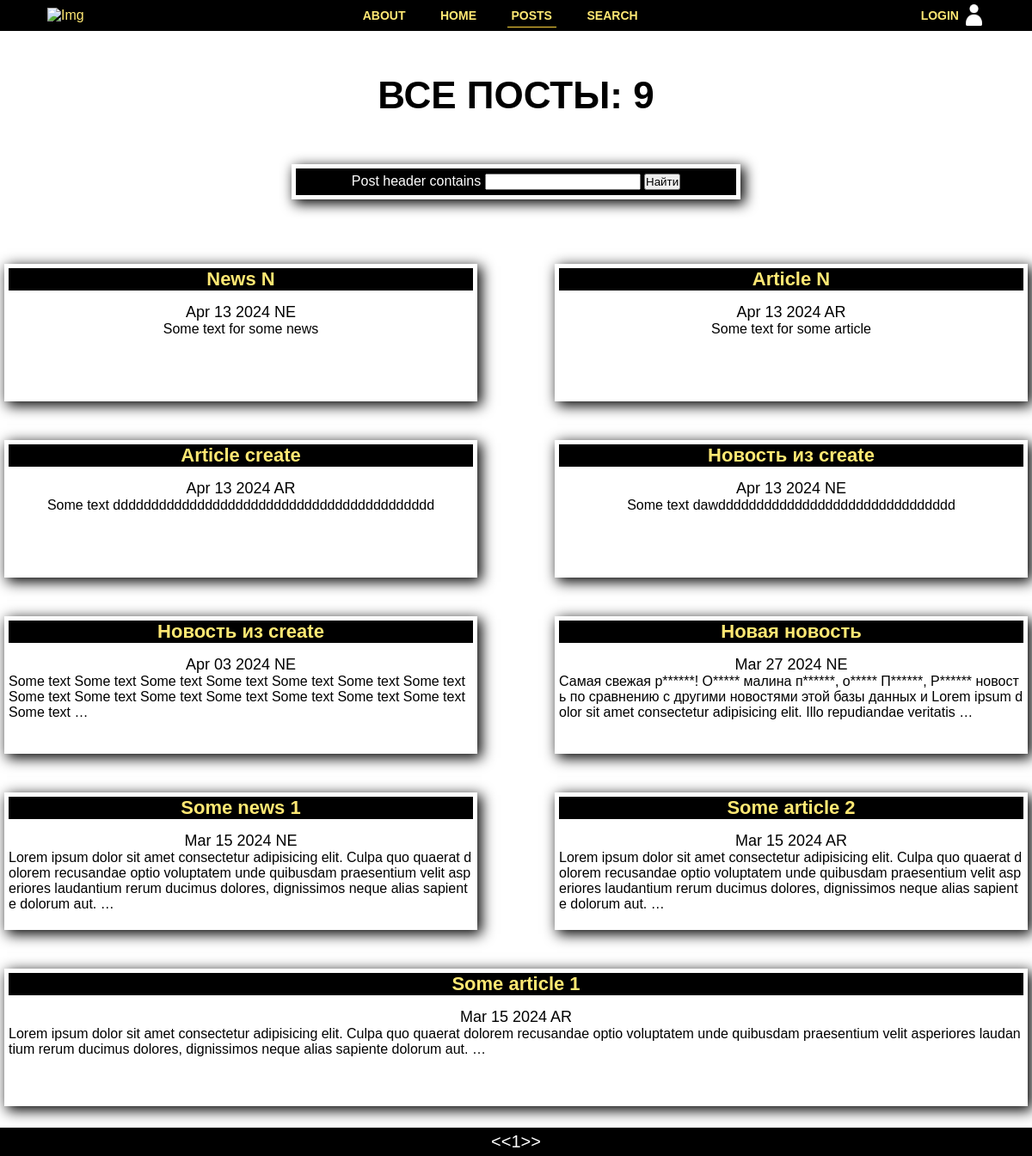
The app's page /posts/, older data.
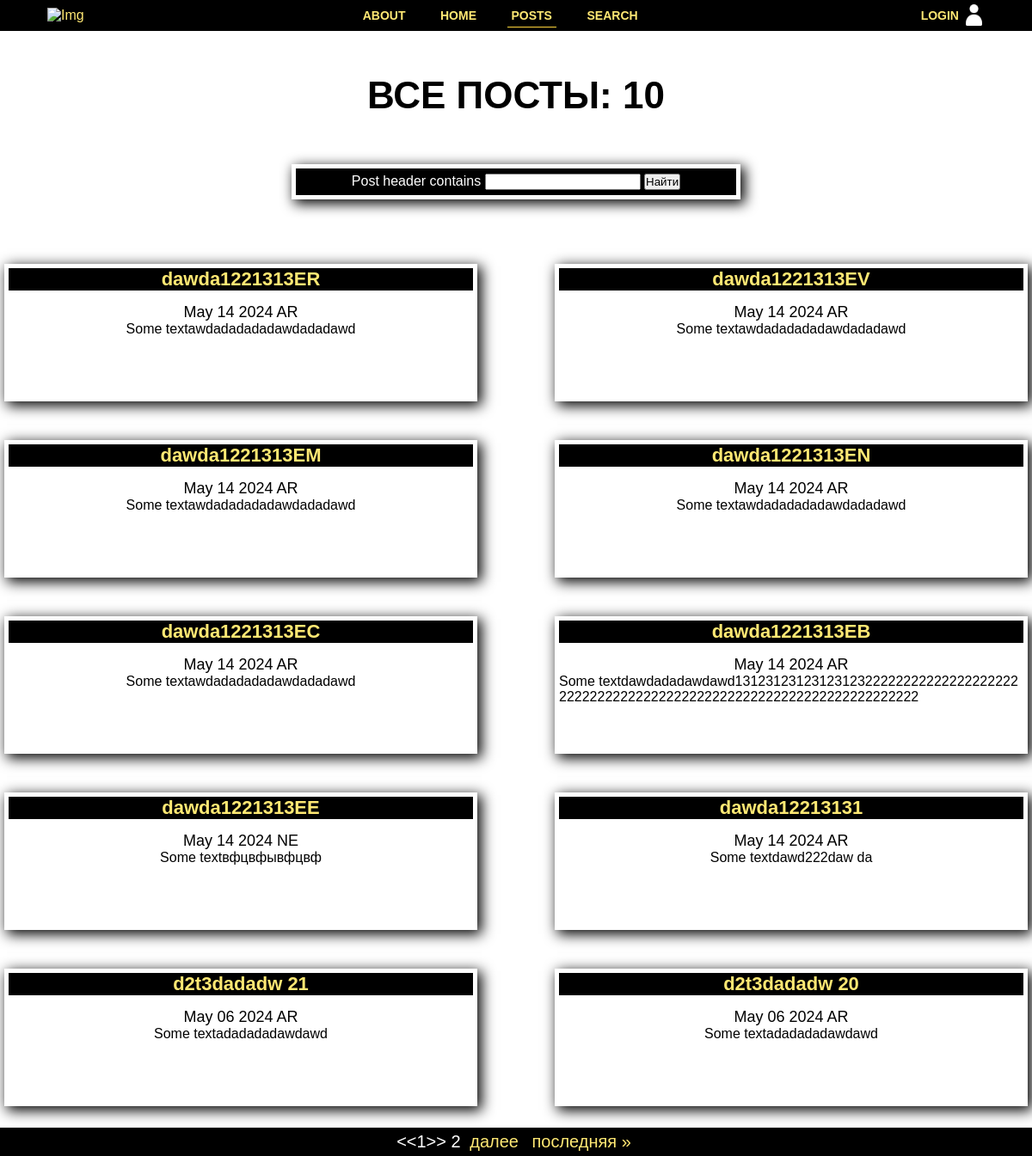
The same page, newer data.
### news/models.py (models this page shows, shortened)
class Post(models.Model):
    class PostType(models.TextChoices):
        news = 'NE', _('Новость')
        article = 'AR', _('Статья')
    author = models.ForeignKey(Author, on_delete=models.CASCADE)
    choise = models.CharField(
        max_length=2,
        choices=PostType,
        default=PostType.news
    )
    creation_date = models.DateTimeField(auto_now_add=True)
    post_header = models.CharField(max_length=64)
    post_text = models.TextField(default='Some text', max_length=512)
    rating = models.IntegerField(default=0)
    category = models.ManyToManyField(Category, through='PostCategory')

### news/views.py (the view)
# urls.py: path('', PostsList.as_view(), name='posts'),
class PostsList(ListView):
    model = Post
    ordering = '-creation_date'
    template_name = 'posts.html'
    context_object_name = 'posts'
    paginate_by = 10
    def get_queryset(self):
        queryset = super().get_queryset()
        self.filterset = PostSearchFilter(self.request.GET, queryset)
        return self.filterset.qs
    def get_context_data(self, **kwargs):
        context = super().get_context_data(**kwargs)
        context['filterset'] = self.filterset
        return context

### news/templatetags/custom_filters.py (called while the page is built)
@register.filter()
def censor(value: str):
    try:
        if type(value) is str:
            for word in BAD_WORDS:
                if word in value:
                    value = value.replace(word, f"{word[0]}"+"*"*(len(word)-1))
                if word.capitalize() in value:
                    value = value.replace(word.capitalize(), f"{word.capitalize()[0]}"+"*"*(len(word)-1))
        else:
            raise ValueError
    except ValueError:
        print('error while filtering')
    finally:
        return value

### news/templatetags/custom_tags.py (called while the page is built)
@register.simple_tag(takes_context=True)
def url_replace(context, **kwargs):
   d = context['request'].GET.copy()
   for k, v in kwargs.items():
       d[k] = v
   return d.urlencode()

### templates/posts.html (shortened to what this page needs)
{% extends 'flatpages/default.html' %}
{% load custom_filters %}
{% load custom_tags %}
{% block title %}
    <h1>Все посты: {{posts.count}}</h1>
{% endblock title %}
{% block content %}
    <div class="news-form">
        <form class="news-search" action="" method="get" >
            {{ filterset.form.post_header.label}}
            {{ filterset.form.post_header}}
            <input type="submit" value="Найти" />
        </form>
    </div>
    {% if posts %}
    <div class="posts-container">
        {% for post in posts %}
            <div {% if forloop.last and not posts.count|divisibleby:2 %} class="posts long"{% else %} class="posts" {% endif %}>
             <h1 class="posts-header"><a href={{post.id}}>{{ post.post_header}}</a></h1>
                <span style="font-size: 18px;">{{ post.creation_date|date:'M d Y'}} {{post.choise}}</span>
                <p style="word-break: break-all;">{{ post.post_text|truncatewords:30|censor }}</p>
            </div>
        {% endfor %}
    </div>
    {% endif %}
{% endblock content %}

Row changes from the older to the newer data that the page shows:
no longer on this page (row unchanged): Post: post_header "News N", creation_date "Apr 13 2024", choise "NE", post_text|censor "Some text for some news"
no longer on this page (row unchanged): Post: post_header "Article N", creation_date "Apr 13 2024", choise "AR", post_text|censor "Some text for some article"
no longer on this page (row unchanged): Post: post_header "Article create", creation_date "Apr 13 2024", choise "AR", post_text|censor "Some text dddddddddddddddddddddddddddddddddddddddddd"
no longer on this page (row unchanged): Post: post_header "Новость из create", creation_date "Apr 13 2024", choise "NE", post_text|censor "Some text dawddddddddddddddddddddddddddddddd"
no longer on this page (row unchanged): Post: post_header "Новость из create", creation_date "Apr 03 2024", choise "NE", post_text|censor "Some text Some text Some text Some text Some text Some text Some text Some text Some text Some text Some text Some text Some text Some text Some text …"
no longer on this page (row unchanged): Post: post_header "Новая новость", creation_date "Mar 27 2024", choise "NE", post_text|censor "Самая свежая р******! О***** малина п******, о***** П******, Р****** новость по сравнению с другими новостями этой базы данных и Lorem ipsum dolor sit amet consectetur adipisicing elit. Illo repudiandae veritatis …"
no longer on this page (row unchanged): Post: post_header "Some news 1", creation_date "Mar 15 2024", choise "NE", post_text|censor "Lorem ipsum dolor sit amet consectetur adipisicing elit. Culpa quo quaerat dolorem recusandae optio voluptatem unde quibusdam praesentium velit asperiores laudantium rerum ducimus dolores, dignissimos neque alias sapiente dolorum aut. …"
no longer on this page (row unchanged): Post: post_header "Some article 2", creation_date "Mar 15 2024", choise "AR", post_text|censor "Lorem ipsum dolor sit amet consectetur adipisicing elit. Culpa quo quaerat dolorem recusandae optio voluptatem unde quibusdam praesentium velit asperiores laudantium rerum ducimus dolores, dignissimos neque alias sapiente dolorum aut. …"
no longer on this page (row unchanged): Post: post_header "Some article 1", creation_date "Mar 15 2024", choise "AR", post_text|censor "Lorem ipsum dolor sit amet consectetur adipisicing elit. Culpa quo quaerat dolorem recusandae optio voluptatem unde quibusdam praesentium velit asperiores laudantium rerum ducimus dolores, dignissimos neque alias sapiente dolorum aut. …"
added Post: post_header "dawda1221313ЕR", creation_date "May 14 2024", choise "AR", post_text|censor "Some textawdadadadadawdadadawd"
added Post: post_header "dawda1221313ЕV", creation_date "May 14 2024", choise "AR", post_text|censor "Some textawdadadadadawdadadawd"
added Post: post_header "dawda1221313ЕM", creation_date "May 14 2024", choise "AR", post_text|censor "Some textawdadadadadawdadadawd"
added Post: post_header "dawda1221313ЕN", creation_date "May 14 2024", choise "AR", post_text|censor "Some textawdadadadadawdadadawd"
added Post: post_header "dawda1221313ЕC", creation_date "May 14 2024", choise "AR", post_text|censor "Some textawdadadadadawdadadawd"
added Post: post_header "dawda1221313ЕB", creation_date "May 14 2024", choise "AR", post_text|censor "Some textdawdadadawdawd131231231231231232222222222222222222222222222222222222222222222222222222222222222222"
added Post: post_header "dawda1221313ЕЕ", creation_date "May 14 2024", choise "NE", post_text|censor "Some textвфцвфывфцвф"
added Post: post_header "dawda12213131", creation_date "May 14 2024", choise "AR", post_text|censor "Some textdawd222daw da"
added Post: post_header "d2t3dadadw 21", creation_date "May 06 2024", choise "AR", post_text|censor "Some textadadadadawdawd"
added Post: post_header "d2t3dadadw 20", creation_date "May 06 2024", choise "AR", post_text|censor "Some textadadadadawdawd"
Text that changed along with them:
{{ posts.count }}: "9" → "10"
{{ page_obj.next_page_number }}: (not shown) → "2"
text now shown: "далее последняя »"
